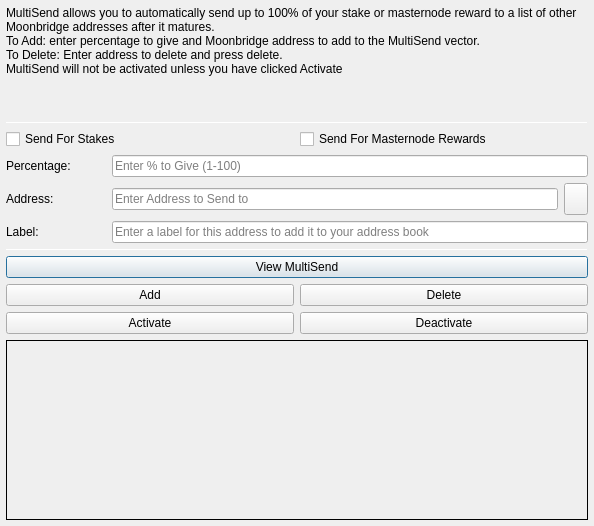
<?xml version="1.0" encoding="UTF-8"?>
<ui version="4.0">
 <class>MultiSendDialog</class>
 <widget class="QDialog" name="MultiSendDialog">
  <property name="windowModality">
   <enum>Qt::NonModal</enum>
  </property>
  <property name="geometry">
   <rect>
    <x>0</x>
    <y>0</y>
    <width>594</width>
    <height>526</height>
   </rect>
  </property>
  <property name="windowTitle">
   <string>MultiSend</string>
  </property>
  <layout class="QVBoxLayout" name="verticalLayout" stretch="0">
   <property name="leftMargin">
    <number>6</number>
   </property>
   <property name="topMargin">
    <number>6</number>
   </property>
   <property name="rightMargin">
    <number>6</number>
   </property>
   <property name="bottomMargin">
    <number>6</number>
   </property>
   <item>
    <layout class="QVBoxLayout" name="verticalLayout_Main" stretch="1,1,1,0,1,1,1">
     <item>
      <widget class="QLabel" name="label_2">
       <property name="lineWidth">
        <number>1</number>
       </property>
       <property name="text">
        <string>MultiSend allows you to automatically send up to 100% of your stake or masternode reward to a list of other Moonbridge addresses after it matures.
To Add: enter percentage to give and Moonbridge address to add to the MultiSend vector.
To Delete: Enter address to delete and press delete.
MultiSend will not be activated unless you have clicked Activate</string>
       </property>
       <property name="alignment">
        <set>Qt::AlignLeading|Qt::AlignLeft|Qt::AlignTop</set>
       </property>
       <property name="wordWrap">
        <bool>true</bool>
       </property>
      </widget>
     </item>
     <item>
      <widget class="Line" name="line">
       <property name="minimumSize">
        <size>
         <width>0</width>
         <height>1</height>
        </size>
       </property>
       <property name="maximumSize">
        <size>
         <width>16777215</width>
         <height>1</height>
        </size>
       </property>
       <property name="orientation">
        <enum>Qt::Horizontal</enum>
       </property>
      </widget>
     </item>
     <item>
      <layout class="QVBoxLayout" name="verticalLayout_Settings">
       <item>
        <layout class="QHBoxLayout" name="horizontalLayout">
         <item>
          <widget class="QCheckBox" name="multiSendStakeCheckBox">
           <property name="text">
            <string>Send For Stakes</string>
           </property>
          </widget>
         </item>
         <item>
          <widget class="QCheckBox" name="multiSendMasternodeCheckBox">
           <property name="text">
            <string>Send For Masternode Rewards</string>
           </property>
          </widget>
         </item>
        </layout>
       </item>
       <item>
        <layout class="QHBoxLayout" name="horizontalLayout_6">
         <item>
          <widget class="QLabel" name="label">
           <property name="minimumSize">
            <size>
             <width>100</width>
             <height>0</height>
            </size>
           </property>
           <property name="toolTip">
            <string>Percentage of stake to send</string>
           </property>
           <property name="text">
            <string>Percentage:</string>
           </property>
          </widget>
         </item>
         <item>
          <widget class="QLineEdit" name="multiSendPercentEdit">
           <property name="toolTip">
            <string>Enter whole numbers 1 - 100</string>
           </property>
           <property name="placeholderText">
            <string>Enter % to Give (1-100)</string>
           </property>
          </widget>
         </item>
        </layout>
       </item>
       <item>
        <layout class="QHBoxLayout" name="horizontalLayout_7">
         <item>
          <widget class="QLabel" name="label_5">
           <property name="minimumSize">
            <size>
             <width>100</width>
             <height>0</height>
            </size>
           </property>
           <property name="toolTip">
            <string>Address to send portion of stake to</string>
           </property>
           <property name="text">
            <string>Address:</string>
           </property>
          </widget>
         </item>
         <item>
          <widget class="QLineEdit" name="multiSendAddressEdit">
           <property name="toolTip">
            <string/>
           </property>
           <property name="placeholderText">
            <string>Enter Address to Send to</string>
           </property>
          </widget>
         </item>
         <item>
          <widget class="QToolButton" name="addressBookButton">
           <property name="maximumSize">
            <size>
             <width>16777215</width>
             <height>32</height>
            </size>
           </property>
           <property name="toolTip">
            <string>Choose an address from the address book</string>
           </property>
           <property name="text">
            <string/>
           </property>
           <property name="icon">
            <iconset resource="../moonbridge.qrc">
             <normaloff>:/icons/address-book</normaloff>:/icons/address-book</iconset>
           </property>
           <property name="shortcut">
            <string>Alt+A</string>
           </property>
          </widget>
         </item>
        </layout>
       </item>
      </layout>
     </item>
     <item>
      <layout class="QHBoxLayout" name="horizontalLayout_3">
       <item>
        <widget class="QLabel" name="label_3">
         <property name="minimumSize">
          <size>
           <width>100</width>
           <height>0</height>
          </size>
         </property>
         <property name="text">
          <string>Label:</string>
         </property>
        </widget>
       </item>
       <item>
        <widget class="QLineEdit" name="labelAddressLabelEdit">
         <property name="placeholderText">
          <string>Enter a label for this address to add it to your address book</string>
         </property>
        </widget>
       </item>
      </layout>
     </item>
     <item>
      <widget class="Line" name="line_2">
       <property name="minimumSize">
        <size>
         <width>0</width>
         <height>1</height>
        </size>
       </property>
       <property name="maximumSize">
        <size>
         <width>16777215</width>
         <height>1</height>
        </size>
       </property>
       <property name="orientation">
        <enum>Qt::Horizontal</enum>
       </property>
      </widget>
     </item>
     <item>
      <layout class="QVBoxLayout" name="verticalLayout_Buttons">
       <item>
        <layout class="QHBoxLayout" name="horizontalLayout_4">
         <item>
          <widget class="QPushButton" name="viewButton">
           <property name="toolTip">
            <string/>
           </property>
           <property name="statusTip">
            <string>View MultiSend Vector</string>
           </property>
           <property name="text">
            <string>View MultiSend</string>
           </property>
          </widget>
         </item>
        </layout>
       </item>
       <item>
        <layout class="QHBoxLayout" name="horizontalLayout_2">
         <item>
          <widget class="QPushButton" name="addButton">
           <property name="toolTip">
            <string/>
           </property>
           <property name="statusTip">
            <string>Add to MultiSend Vector</string>
           </property>
           <property name="text">
            <string>Add</string>
           </property>
          </widget>
         </item>
         <item>
          <widget class="QPushButton" name="deleteButton">
           <property name="toolTip">
            <string/>
           </property>
           <property name="statusTip">
            <string>Delete Address From MultiSend Vector</string>
           </property>
           <property name="text">
            <string>Delete</string>
           </property>
          </widget>
         </item>
        </layout>
       </item>
       <item>
        <layout class="QHBoxLayout" name="horizontalLayout_5">
         <item>
          <widget class="QPushButton" name="activateButton">
           <property name="statusTip">
            <string>Activate MultiSend</string>
           </property>
           <property name="text">
            <string>Activate</string>
           </property>
          </widget>
         </item>
         <item>
          <widget class="QPushButton" name="disableButton">
           <property name="statusTip">
            <string>Deactivate MultiSend</string>
           </property>
           <property name="text">
            <string>Deactivate</string>
           </property>
          </widget>
         </item>
        </layout>
       </item>
      </layout>
     </item>
     <item>
      <widget class="QLabel" name="message">
       <property name="minimumSize">
        <size>
         <width>0</width>
         <height>180</height>
        </size>
       </property>
       <property name="frameShape">
        <enum>QFrame::Panel</enum>
       </property>
       <property name="frameShadow">
        <enum>QFrame::Plain</enum>
       </property>
       <property name="lineWidth">
        <number>1</number>
       </property>
       <property name="midLineWidth">
        <number>1</number>
       </property>
       <property name="text">
        <string/>
       </property>
       <property name="alignment">
        <set>Qt::AlignLeading|Qt::AlignLeft|Qt::AlignTop</set>
       </property>
       <property name="wordWrap">
        <bool>true</bool>
       </property>
      </widget>
     </item>
    </layout>
   </item>
  </layout>
 </widget>
 <resources>
  <include location="../moonbridge.qrc"/>
 </resources>
 <connections/>
</ui>
